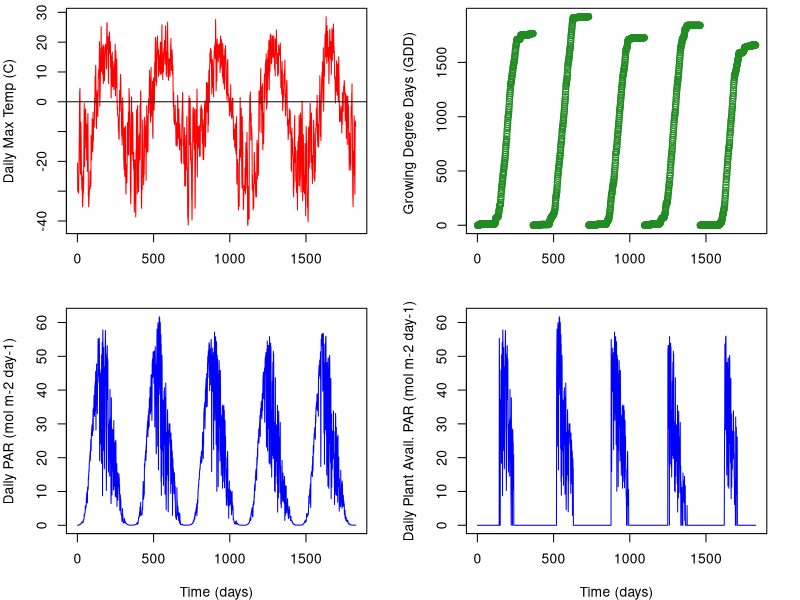
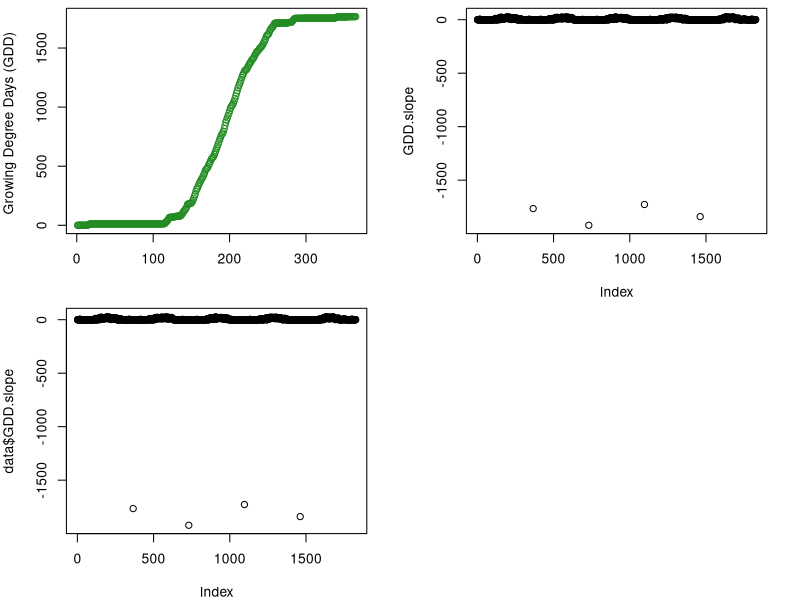
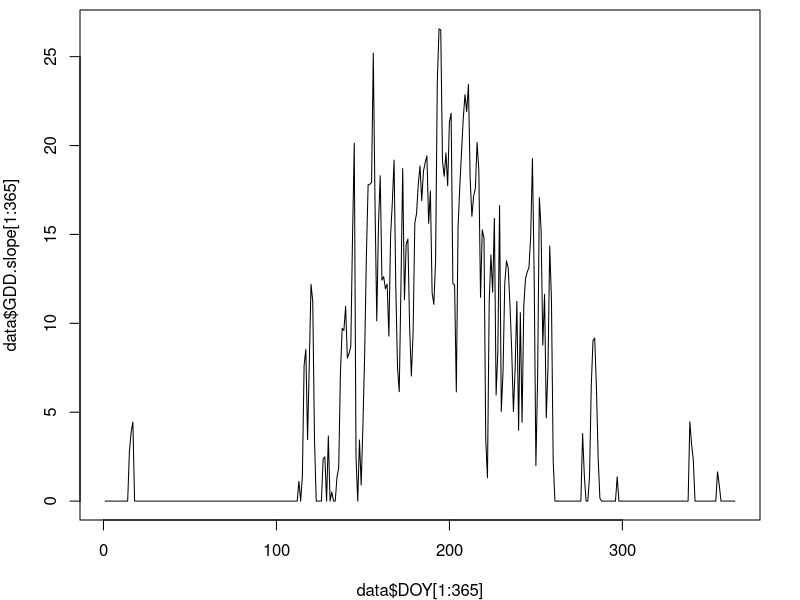
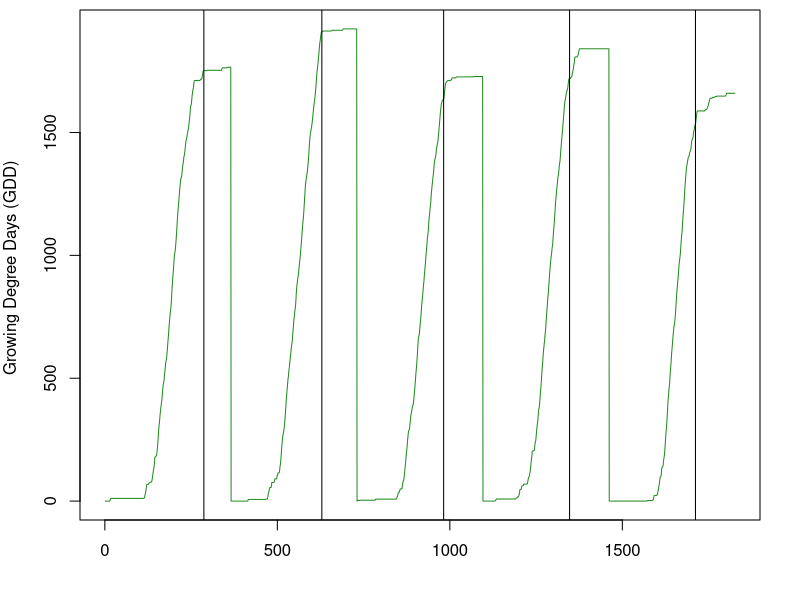
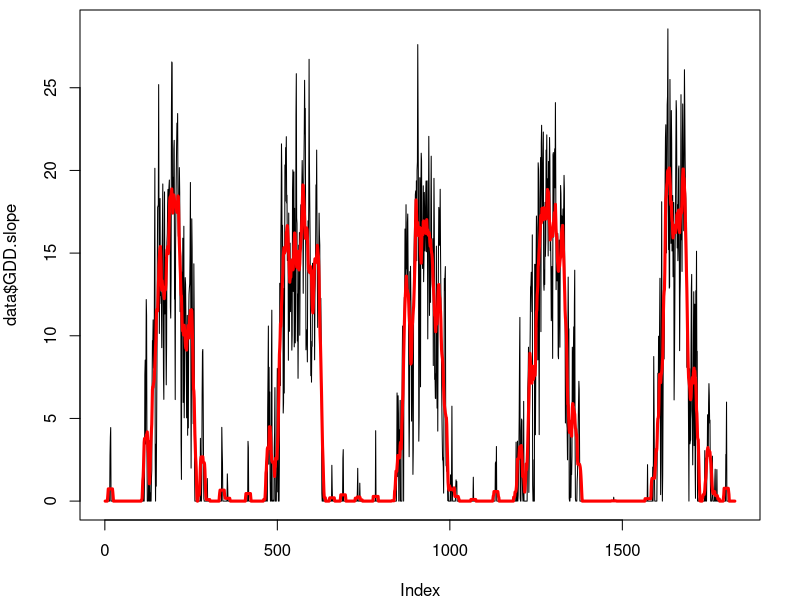
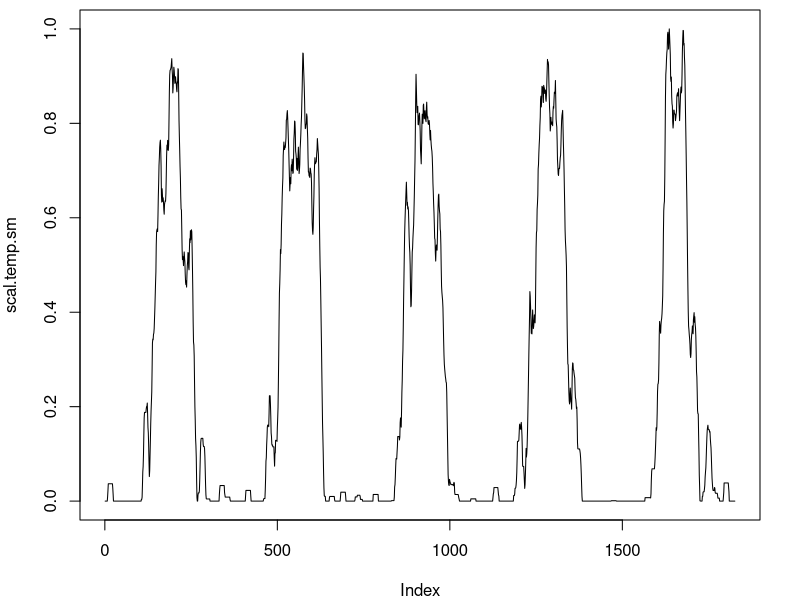
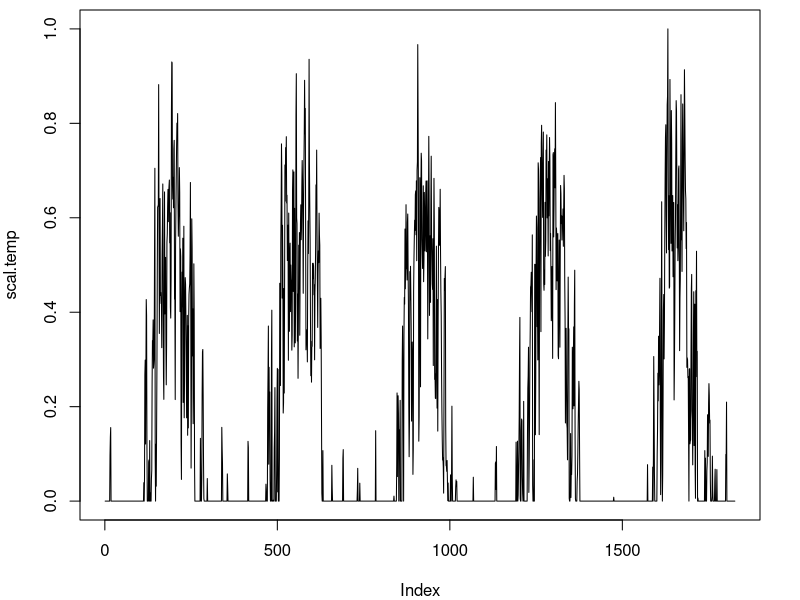
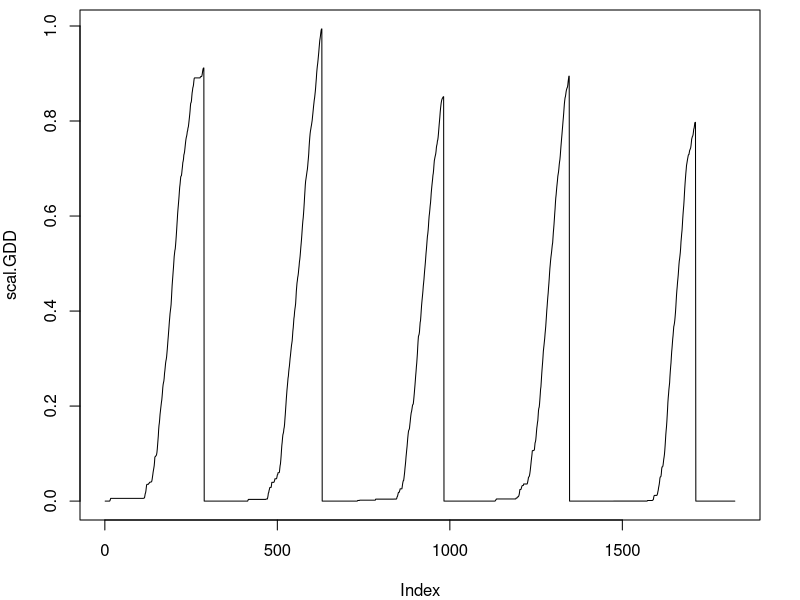

The R script that drew these images, in order:
############re-loading the data

#set working directory to C-N-model
data = read.csv("InputData_Processed.csv") #This is the "FluxData.csv" file, but with added calculations of GDD
head(data)

#plot the data
par(mfrow=c(2,2), mar=c(4,4,0.5,2))
plot(data$Temp_ARF~data$time, type="l", ylab = "Daily Max Temp (C)", col="red", xlab="")
abline(h=0)
plot(data$GDD~data$time, ylab = "Growing Degree Days (GDD) ",  xlab="", col="forestgreen")
plot(data$PAR_ARF~data$time, type="l", ylab = "Daily PAR (mol m-2 day-1)", col="blue", xlab = "Time (days)")
plot(data$PAR_vis~data$time, type="l", ylab = "Daily Plant Avail. PAR (mol m-2 day-1)", col="blue", xlab = "Time (days)")


plot(data$GDD[1:365]~data$DOY[1:365], ylab = "Growing Degree Days (GDD) ",  xlab="", col="forestgreen")


GDD.slope = rep(0, length = length(data$GDD))
for (i in 2: length(data$GDD)){
  GDD.slope[i] = data$GDD[i] - data$GDD[i-1]
}

plot(GDD.slope) #this is really just temperature but for only positive values
data = cbind(data, GDD.slope=GDD.slope)
head(data)
plot(data$GDD.slope) #there are 4 points that need to be set to 0 because this is when we switch years
data$GDD.slope[data$time[which(data$GDD.slope == min(data$GDD.slope))]] = 0
data$GDD.slope[data$time[which(data$GDD.slope == min(data$GDD.slope))]] = 0
data$GDD.slope[data$time[which(data$GDD.slope == min(data$GDD.slope))]] = 0
data$GDD.slope[data$time[which(data$GDD.slope == min(data$GDD.slope))]] = 0
data$time[which(data$GDD.slope == min(data$GDD.slope))]
par(mfrow=c(1,1), mar=c(4,4,0.5,2))
plot(data$DOY[1:365], data$GDD.slope[1:365], type="l")


#need to figure out which DOY was the day when GDDs level off
years = unique(data$year) #tells you which years we have data for 
delGDDmax.day = NA
DOY.sen.year = NA
for (i in 1: length(years)){
  year.i = years[i]
  data.year = subset(data, data$year==year.i)
  delGDDmax = data.year$DOY[which(data.year$DOY>182 & data.year$GDD.slope<1 & data.year$GDD.slope>0)]
  DOY.sen.year[i]=delGDDmax[1]
}
DOY.sen.year #looked at this data to determine cutoff point
num.days = c(365, 365, 365, 366, 365)
DOY.sen = rep(c(DOY.sen.year), c(num.days))
data = data.frame(data, DOY.sen = DOY.sen)
head(data)
par(mfrow=c(1,1))
plot(data$GDD~data$time, type="l", ylab = "Growing Degree Days (GDD) ",  xlab="", col="forestgreen")
abline(v=c(DOY.sen.year+c(0,365,365+365,365+365+366,365+365+366+365)))

#last, we need to create a smoothed temperature scalar for LAI
#average of current sample, 7 future samples, and 7 past samples
filt=rep(1/15,15)
GDDslope.sm = filter(data$GDD.slope, filt, sides=2)
is.na(GDDslope.sm) #the last 20 samples are NA
GDDslope.sm[is.na(GDDslope.sm)]=0 #set these to zero
plot(data$GDD.slope, type="l")
lines(GDDslope.sm, col="red", lwd="3")

scal.temp.sm=NULL
for (i in 1:length(GDDslope.sm)){
  scal.temp.sm[i] = (GDDslope.sm[i] - min(GDDslope.sm))/(max(GDDslope.sm)-min(GDDslope.sm)) #growing degree day scalar
}
plot(scal.temp.sm, type="l")

scal.temp=NULL
for (i in 1:length(data$GDD.slope)){
  scal.temp[i] = (data$GDD.slope[i] - min(data$GDD.slope))/(max(data$GDD.slope)-min(data$GDD.slope)) #growing degree day scalar
}
plot(scal.temp, type="l")


scal.GDD=NULL
for (i in 1:length(data$GDD)){
  scal.GDD[i] = (data$GDD[i] - min(data$GDD))/(max(data$GDD)-min(data$GDD)) #growing degree day scalar
  if(data$DOY[i]>data$DOY.sen[i]){
   scal.GDD[i]=0
  }
}
plot(scal.GDD, type="l")

#what if we add the GDD scalar and the smoothed temp scalar together?
scal.new = scal.temp+scal.GDD

#rescale to 1
scal.add=NULL
for (i in 1:length(scal.new)){
  scal.add[i] = (scal.new[i] - min(scal.new))/(max(scal.new)-min(scal.new)) #growing degree day scalar
}

par(mfrow=c(1,1), mar=c(4,4,0.5,2))
plot(scal.add, type="l")
plot(scal.temp, type="l")

#make into functions so that it will be continuous in the model
Temp.d1 <- approxfun(x=data$time, y=data$Temp_ARF, method="linear", rule=2)
PAR.d1 <- approxfun(x=data$time, y=data$PAR_vis, method="linear", rule=2)
scaltemp.d1 <- approxfun(x=data$time, y=scal.temp, method="linear", rule=2)
scaltempsm.d1 <- approxfun(x=data$time, y=scal.temp.sm, method="linear", rule=2)
scalGDD.d1 <- approxfun(x=data$time, y=scal.GDD, method="linear", rule=2)
scaladd.d1 <- approxfun(x=data$time, y=scal.add, method="linear", rule=2)
DOY.d1 <- approxfun(x=data$time, y=data$DOY, method="linear", rule=2)
DOYsen.d1 <- approxfun(x=data$time, y=data$DOY.sen, method="linear", rule=2)
